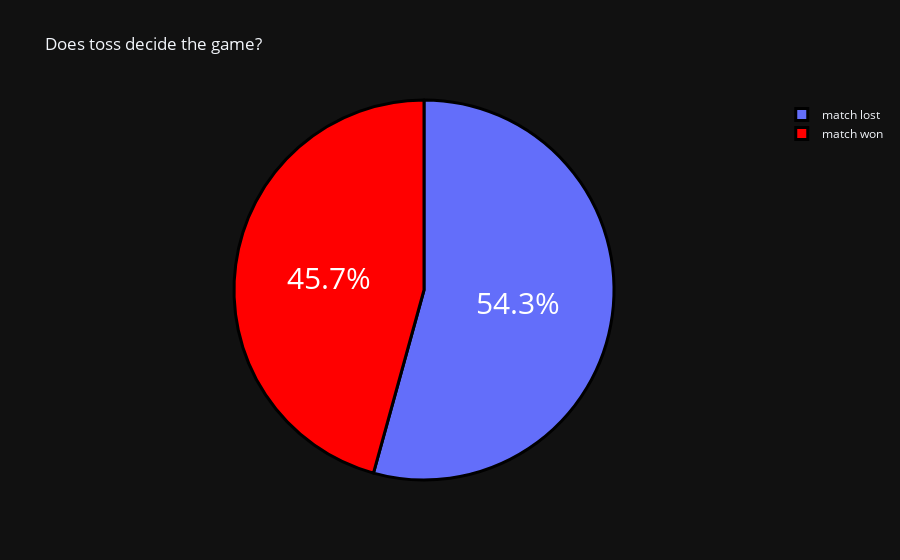

The code cell stored with this chart in its notebook:
### Markdown cell above
**Null hypothesis is rejected as p value is less than 0.05 (alpha). We conclude that Toss decision significantly affects the toss outcomes**

### Code cell
toss = data["win_toss"].value_counts()
label = toss.index
counts = toss.values
colors = ['coralblue','red']

fig = go.Figure(data = [go.Pie(labels = label, values = counts)])
fig.update_layout(title_text = 'Does toss decide the game?')
fig.update_traces(hoverinfo = 'label+percent', textinfo = 'percent', textfont_size = 30,
                  marker=dict(colors = colors, line = dict(color = 'black', width = 3)))
fig.show()

### Figure 1 — Plotly figure (JSON) as saved in the notebook; plotly's stock layout.template omitted (floating-point values rounded to 4 significant figures)
{"data": [{"hoverinfo": "label+percent", "labels": ["match lost", "match won"], "marker": {"colors": ["coralblue", "red"], "line": {"color": "black", "width": 3}}, "textfont": {"size": 30}, "textinfo": "percent", "type": "pie", "values": [38, 32]}], "layout": {"title": {"text": "Does toss decide the game?"}}}
